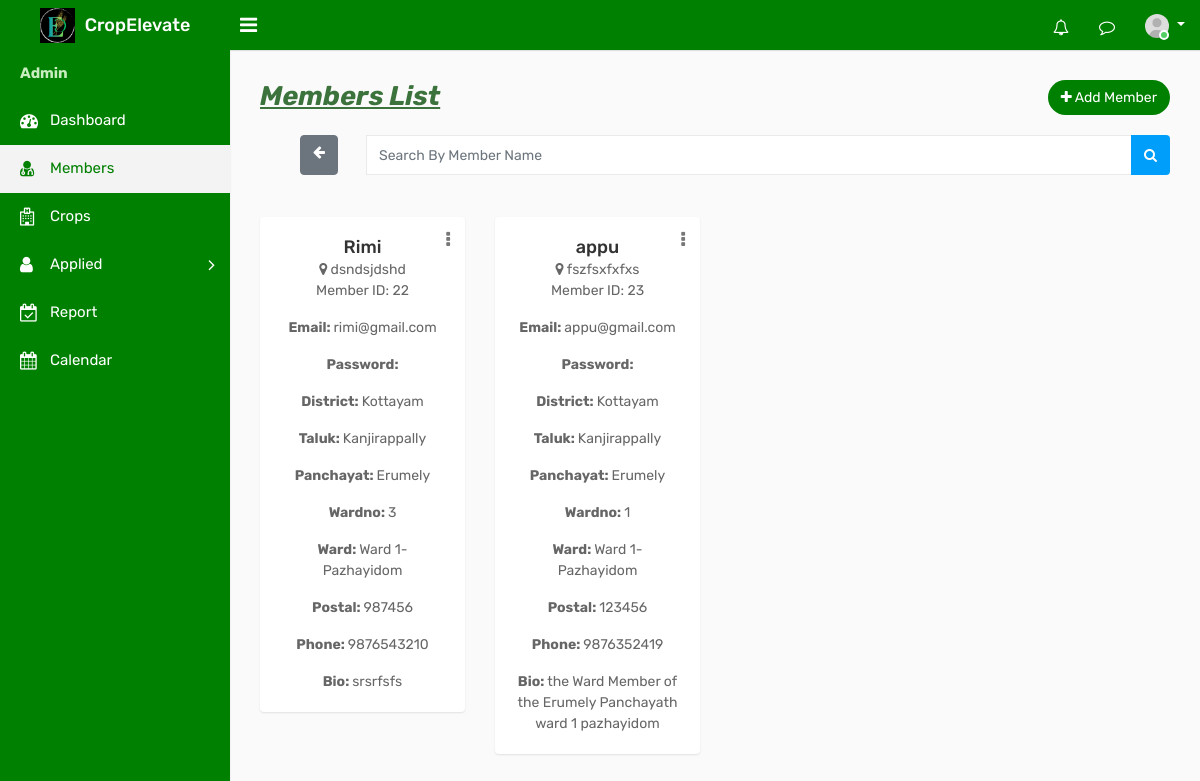
/admember, run on an earlier commit of the app's database.
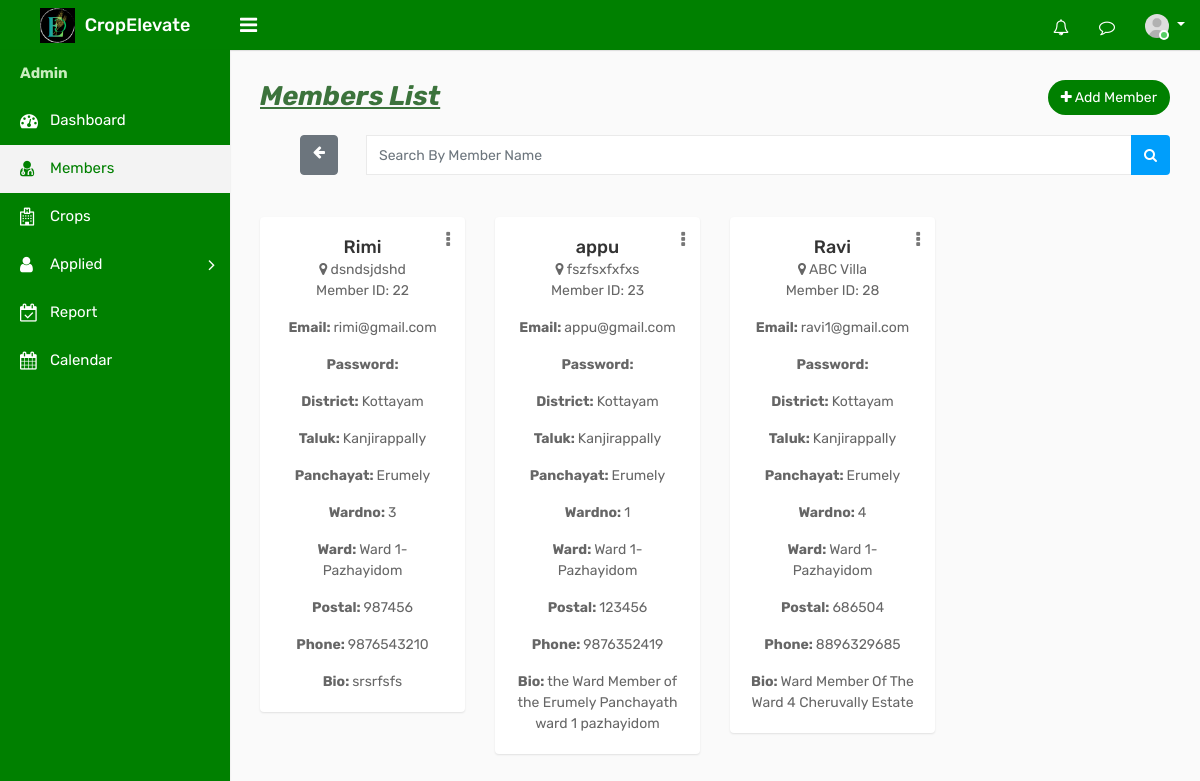
And on a later commit of the database.
### ceapp/models.py (models this page shows, shortened)
class Member(models.Model):
    user = models.ForeignKey(CustomUser, on_delete=models.CASCADE, blank=True, null=True)
    Name = models.CharField(max_length=100,null=True, blank=True)
    email = models.EmailField(max_length=100,null=True, blank=True)
    admin_set_password = models.CharField(max_length=128, blank=True, null=True)
    dob = models.CharField(max_length=100,null=True, blank=True)
    address = models.TextField()
    district= models.CharField(max_length=100,null=True, blank=True)
    taluk = models.CharField(max_length=255, null=True, blank=True)
    Panchayat = models.CharField(max_length=100,null=True, blank=True)
    wardname = models.CharField(max_length=100,null=True, blank=True)
    wardno = models.IntegerField(max_length=100,null=True, blank=True)
    postal = models.IntegerField()
    phone = models.IntegerField()
    bio=models.TextField()
    profile_photo = models.ImageField(upload_to='profile_photos/', blank=True, null=True)
    amob = models.IntegerField(max_length=100,null=True, blank=True)
    aemail = models.CharField(max_length=255, null=True, blank=True)
    degree = models.CharField(max_length=255, null=True, blank=True)
    institution = models.CharField(max_length=255, null=True,blank=True)
    is_active = models.BooleanField(default=True)

### ceapp/views.py (the view)
# urls.py: path('admember',views.admember,name='admember'),
def admember(request):
    members = Member.objects.filter(is_active=True)
    return render(request, 'admintemp/admember.html', {'members': members})

### templates/admintemp/admember.html (shortened to what the changed rows need)
{% load static %}
<!DOCTYPE html>
<html lang="en">
<head>
    <link rel="stylesheet" type="text/css" href="{% static 'assets/css/bootstrap.min.css' %}">
    <link rel="stylesheet" type="text/css" href="{% static 'assets/css/font-awesome.min.css' %}">
    <link rel="stylesheet" type="text/css" href="{% static 'assets/css/select2.min.css' %}">
    <link rel="stylesheet" type="text/css" href="{% static 'assets/css/bootstrap-datetimepicker.min.css' %}">
    <link rel="stylesheet" type="text/css" href="{% static 'assets/css/style.css' %}">
</head>
<body>
    <div class="main-wrapper">
        <div class="page-wrapper">
            <div class="content">
                <br><br>
                <div class="row doctor-grid">
                    {% for member in members %}
                    <div class="col-md-4 col-sm-4  col-lg-3">
                        <div class="profile-widget">
                            <div class="dropdown profile-action">
                                <a href="#" class="action-icon dropdown-toggle" data-toggle="dropdown" aria-expanded="false"><i class="fa fa-ellipsis-v"></i></a>
                            </div>
                            <h4 class="doctor-name text-ellipsis"><a href="profile.html"> {{ member.Name }}</a></h4>
                            <div class="user-country">
                                <i class="fa fa-map-marker"></i> {{ member.address }}
                            </div>
                            <div>
                                <p>Member ID: {{ member.id }}</p>
                                <p class="card-text"><b>Email: </b>{{ member.email }}</p>
                                <p class="card-text"><b>Password: </b>{{ member.password }}</p>
                                <p class="card-text"><b>District: </b>{{ member.district }}</p>
                                <p class="card-text"><b>Taluk: </b>{{ member.taluk }}</p>
                                <p class="card-text"><b>Panchayat: </b>{{ member.Panchayat }}</p>
                                <p class="card-text"><b>Wardno: </b>{{ member.wardno }}</p>
                                <p class="card-text"><b>Ward: </b>{{ member.wardname }}</p>
                                <p class="card-text"><b>Postal: </b>{{ member.postal }}</p>
                                <p class="card-text"><b>Phone: </b>{{ member.phone }}</p>
                                <p class="card-text"><b>Bio: </b>{{ member.bio }}</p>
                            </div>
                        </div>
                    </div>
                    {% endfor %}
                </div>
            </div>
		</div>
    </div>
</body>
</html>

What changed in the data, as far as the page shows it:
added Member: Name "Ravi", address "ABC Villa", id "28", email "ravi1@gmail.com", district "Kottayam", taluk "Kanjirappally", Panchayat "Erumely", wardno "4", wardname "Ward 1-Pazhayidom", postal "686504", phone "8896329685", bio "Ward Member Of The Ward 4 Cheruvally Estate"
